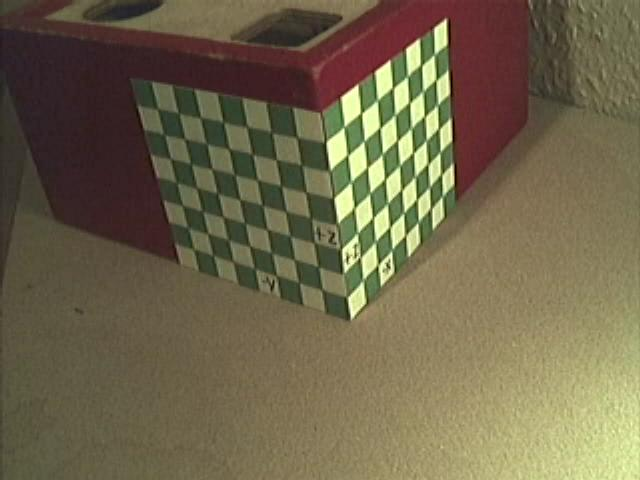
%> input picture attachments/calibrationpoints.jpg, 640 x 480 px
$ octave run.m   (GNU Octave 9; MATLAB toolbox functions it lacks are replaced by stand-ins)
%> lines starting %> are read from the running program, lines starting %| are printed output that depends on the picture
### pixelValue.m
function [ color] = pixelValue(image, x, y, method)
%% Returns the value of the pixel nearest or using bilinear interpolation..

% pixel value at real coordinates
[height, width] = size(image);
if inImage(height, width, x , y )
    % do the interpolation
    switch ( method )
        case 'nearest'
            color = image(floor(x+(1/2)),floor(y+(1/2)), 1);
            return;
        case 'linear'
            x_1 = floor(x);
            x_2 = x_1+1;
            y_1 = floor(y);
            y_2 = y_1+1;

            x_rest = x-x_1;
            y_rest = y-y_1;

            firstPoint = (x_rest*(image(x_2, y_1)-image(x_1, y_1)))+image(x_1, y_1);
            secondPoint = (x_rest*(image(x_2, y_2)-image(x_1, y_2)))+image(x_1, y_2);

            color = ((secondPoint-firstPoint)*y_rest)+firstPoint;
            return;
    end %end switch
else
    color = 0;
end

### profile.m
function line = profile ( image , x0 , y0 , x1 , y1 , n , method )
%% Function shows efficiency of nearest and bilinear interpolation

% profile of an image along straight line in n points
x = linspace ( x0 , x1 , n ); y = linspace ( y0 , y1 , n );
for i = 1: length ( x )
    line ( i ) = pixelValue ( image , x ( i ) , y ( i ) , method );
end

### inImage.m
function [ boolean ] = inImage(height, width, x, y)
%% Checks if pixel is within the range of the picture
if(x > height || x < 1)
    boolean = false;
elseif(y > width || y < 1)
    boolean = false;
else
    boolean = true;
end

### run.m
im = imread('attachments/calibrationpoints.jpg');
%> im is the input picture: size 480x640x3 uint8; mean R, G, B 112.1, 102.3, 75.4
im = im2double(rgb2gray(im));
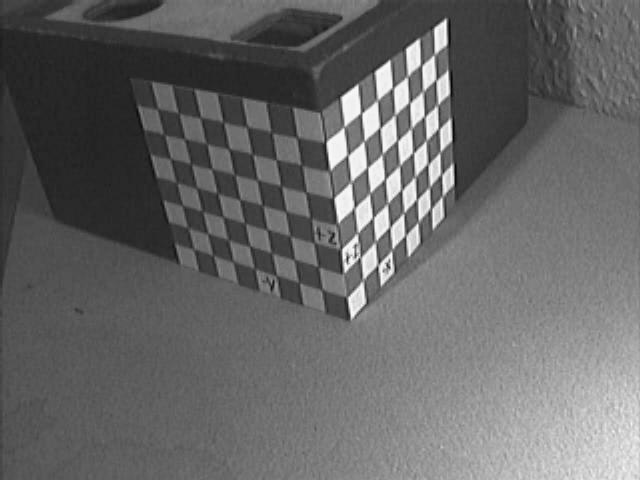
%> im: size 480x640 double; min 0.0157, max 0.984, mean 0.401

% [8 lines of commented-out code are left out]

hold on ; % overlay on current figure
plot ( profile ( im , 100 , 100 , 130 , 130 , 200 , 'linear') , 'b' );
%> the loop in profile, `for i = 1: length ( x )` made 200 passes
%> (firstPoint in pixelValue, secondPoint in pixelValue, color in pixelValue) on passes 1 to 3: (0.153, 0.153, 0.153), (0.153, 0.153, 0.153), (0.153, 0.153, 0.153)
%> after the loop in profile, `for i = 1: length ( x )`: line = 200 values, max 0.153 at index 82, min 0.134 at index 27, mean 0.148
plot ( profile ( im , 100 , 100 , 130 , 130 , 200 , 'nearest') , 'r' );
%> the loop in profile (call 2), `for i = 1: length ( x )` made 200 passes
%> color in pixelValue on passes 1 to 3: 0.153, 0.153, 0.153
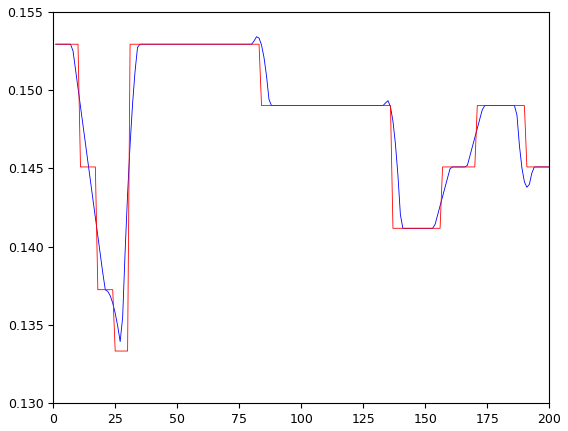
%> figure redrawn from the program's plot data; curve peaks at x = 82, y = 0.153; curve peaks at x = 1, y = 0.153
hold off ;
